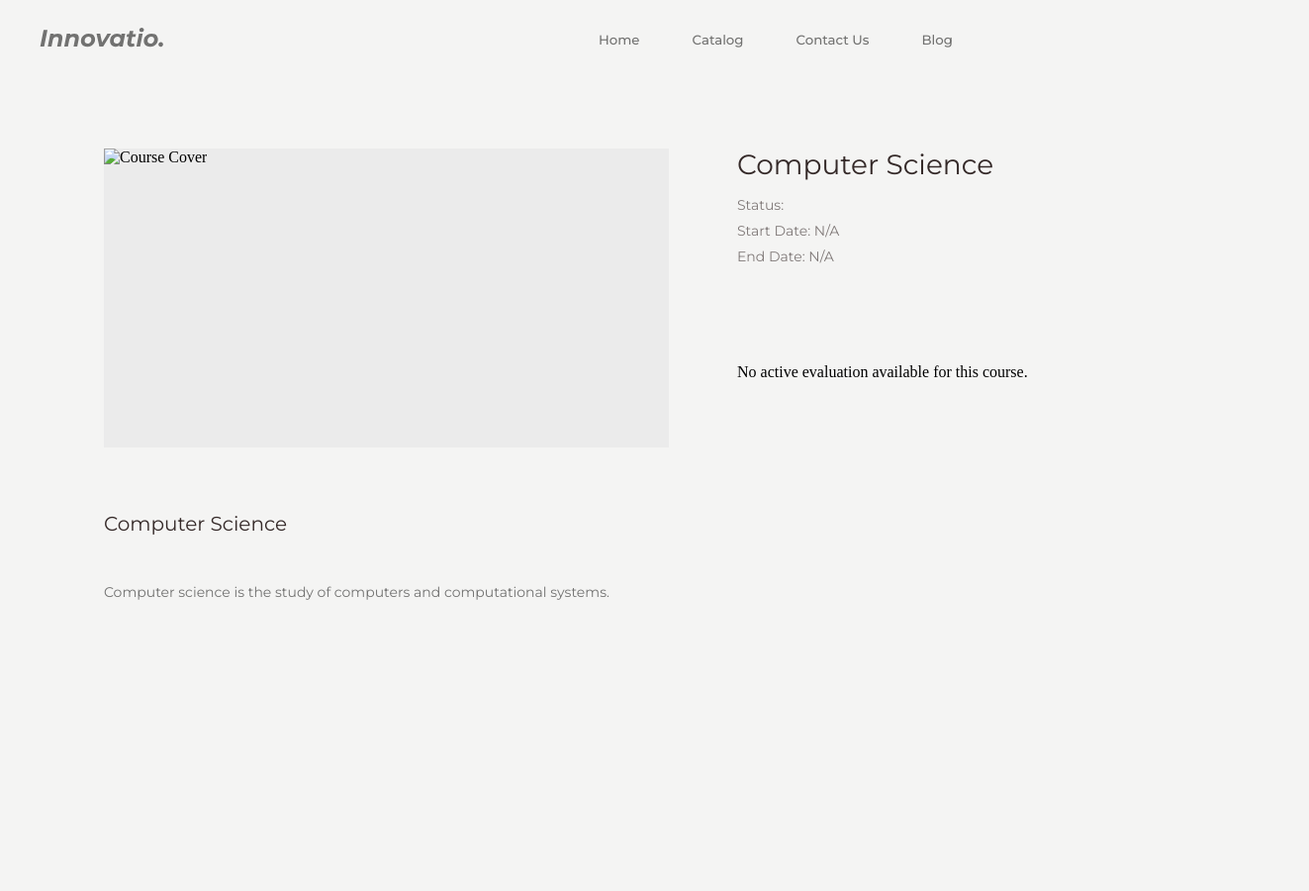
Page /pages/catalog-selection.php?course_id=1 (upper part) on the earlier database version.
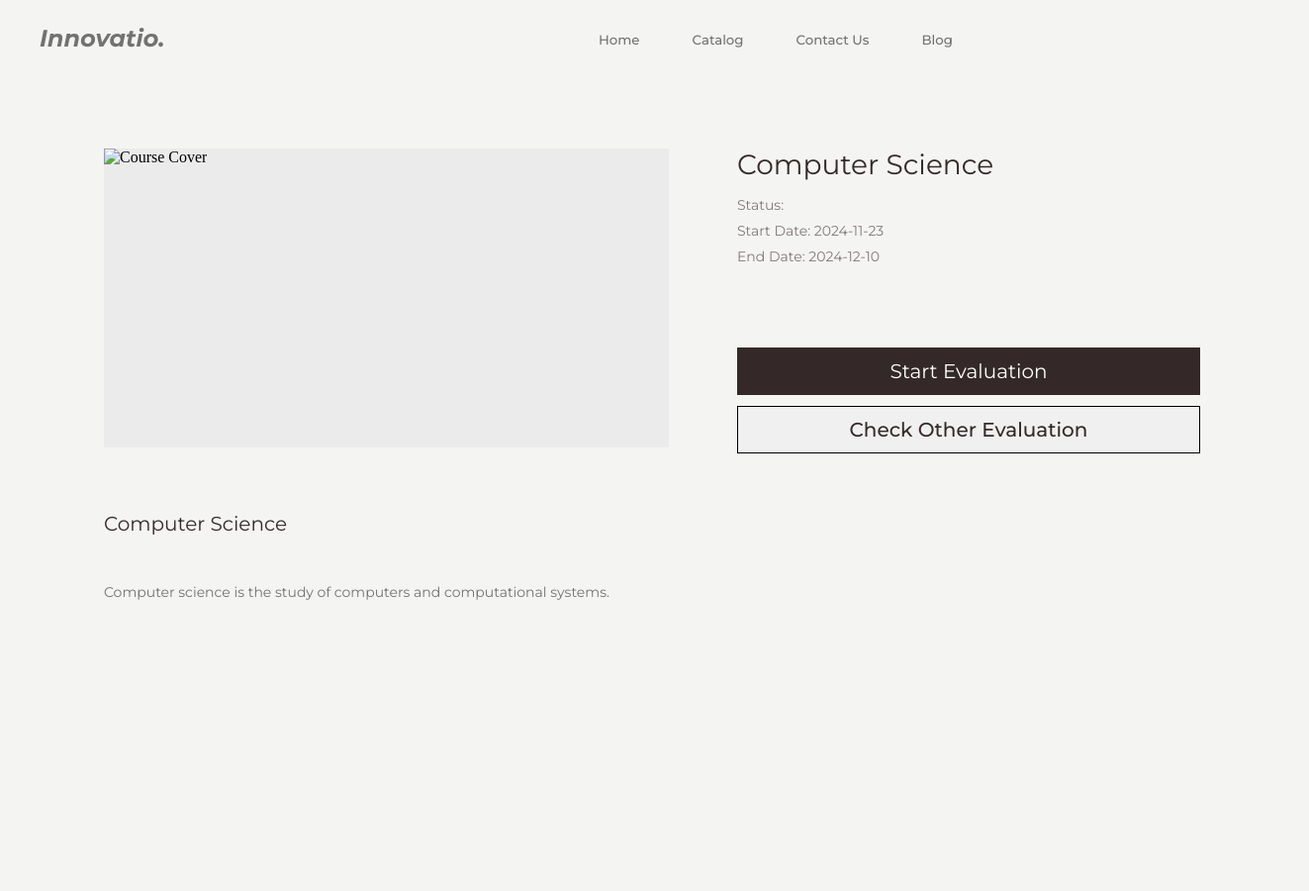
Same page on the later database version.
### tables this page shows
CREATE TABLE `evaluations` (
  `evaluation_id` int(11) NOT NULL,
  `course_id` int(11) DEFAULT NULL,
  `evaluator_type` enum('student','faculty','alumni') DEFAULT NULL,
  `criteria_id` int(11) NOT NULL,
  `evaluation_start_date` date NOT NULL,
  `evaluation_end_date` date NOT NULL,
  `active_flag` int(1) NOT NULL
);

### pages/catalog-selection.php (the view, shortened to what the changed rows need)
<?php
$servername = "localhost";
$username = "root";
$password = "";
$database = "evala_db1";
$con = new mysqli($servername, $username, $password, $database);
$course_id = $_GET['course_id'];
if ($_SESSION['role'] === 'Faculty') {
    $evaluation_query = "
    SELECT evaluation_id, evaluator_type, evaluation_start_date, evaluation_end_date
    FROM evaluations
    WHERE course_id = ? AND active_flag = 1
    ORDER BY
        CASE evaluator_type
            WHEN 'faculty' THEN 1
            WHEN 'student' THEN 2
            WHEN 'alumni' THEN 3
            ELSE 4
        END,
        evaluation_start_date ASC
    LIMIT 1";
} else {
    $evaluation_query = "
    SELECT evaluation_id, evaluator_type, evaluation_start_date, evaluation_end_date
    FROM evaluations
    WHERE course_id = ? AND active_flag = 1";
}
$stmt = $con->prepare($evaluation_query);
$stmt->bind_param("i", $course_id);
$stmt->execute();
$evaluation_result = $stmt->get_result();
if ($evaluation_result->num_rows > 0) {
    $evaluation = $evaluation_result->fetch_assoc();
    $evaluation_id = $evaluation['evaluation_id'];
    $evaluation_start_date = htmlspecialchars($evaluation['evaluation_start_date']);
    $evaluation_end_date = htmlspecialchars($evaluation['evaluation_end_date']);
} else {
    $evaluation_id = null;
    $evaluation_start_date = "N/A";
    $evaluation_end_date = "N/A";
}
?>
<!DOCTYPE html>
<html>
<head>
    <link rel="stylesheet" href="../css/global.css" />
    <link rel="stylesheet" href="../css/catalog-selection.css" />
    <link rel="stylesheet" href="../components/all.css">
    <link rel="stylesheet" href="../components/modal.css">
</head>
<body>
            <?php include('../components/nav.php') ?>
        <div class="catalog-container">
            <div class="evaluation-navigator">
                <div class="evaluation-title">
                    <div class="evaluation-status">
                        <div class="text-wrapper-4">Status: <?php echo $_SESSION['status']; ?></div>
                        <div class="text-wrapper-4">Start Date: <?php echo $evaluation_start_date; ?></div>
                        <div class="text-wrapper-4">End Date: <?php echo $evaluation_end_date; ?></div>
                    </div>
                </div>
                <div class="buttons">
                    <?php
                    if ($evaluation_id !== null) {
                        if ($_SESSION['status'] === "Completed") {
                            echo '<a href="catalog-selection.php?course_id=' . urlencode($_SESSION["course_id"]) . '">
                                <button class="start-eval-button" name="start-evaluation" onclick="handleStartEvaluation(event);">
                                    <span class="text-wrapper-6">Start Evaluation</span>
                                </button>
                            </a>
                            <a href="catalog.php">
                                <button class="check-other-button">
                                    <span class="text-wrapper-7">Check Other Evaluation</span>
                                </button>
                            </a>
                            <a href = "result.php?course_id=' . $course_id . '&evaluation_id=' . $evaluation_id . ' &user_id=' . $_SESSION['user_id'] . '">View Results</a>'
                            ;
                        } else {
                            echo '<a href="evaluation.php?course_id=' . $course_id . '&evaluation_id=' . $evaluation_id . '&user_id=' . $_SESSION['user_id'] . '">
                                <button class="start-eval-button">
                                    <span class="text-wrapper-6">Start Evaluation</span>
                                </button>
                            </a><a href="catalog.php">
                                <button class="check-other-button">
                                    <span class="text-wrapper-7">Check Other Evaluation</span>
                                </button>
                            </a>';
                        }
                    } else {
                        echo "<p>No active evaluation available for this course.</p>";
                    }
                    ?>
                </div>
            </div>
        </div>
        <?php include('../components/footer.php') ?>
</body>
</html>

Differences in the rows shown:
added evaluations: evaluation_start_date "2024-11-23", evaluation_end_date "2024-12-10"
Other differences:
$evaluation_start_date: "N/A" → (not shown)
$evaluation_end_date: "N/A" → (not shown)
text no longer shown: "No active evaluation available for this course."
text now shown: "Start Evaluation Check Other Evaluation"
